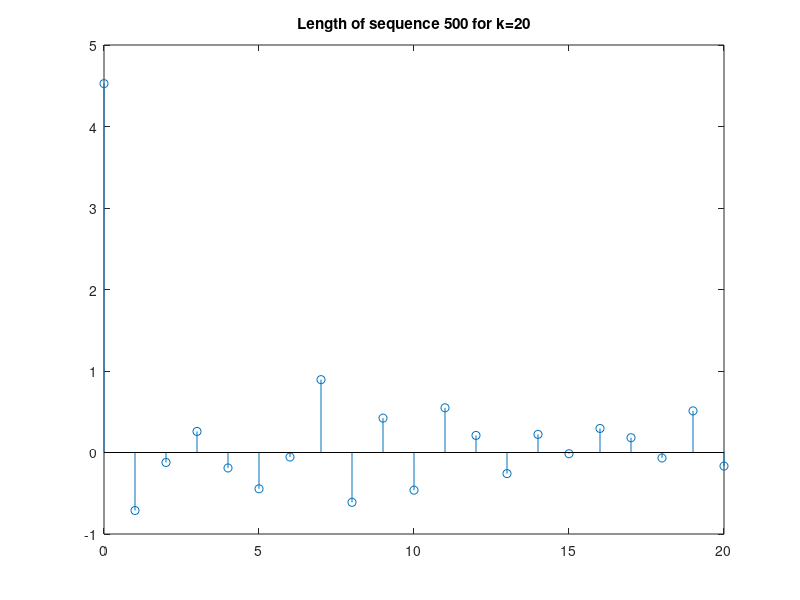
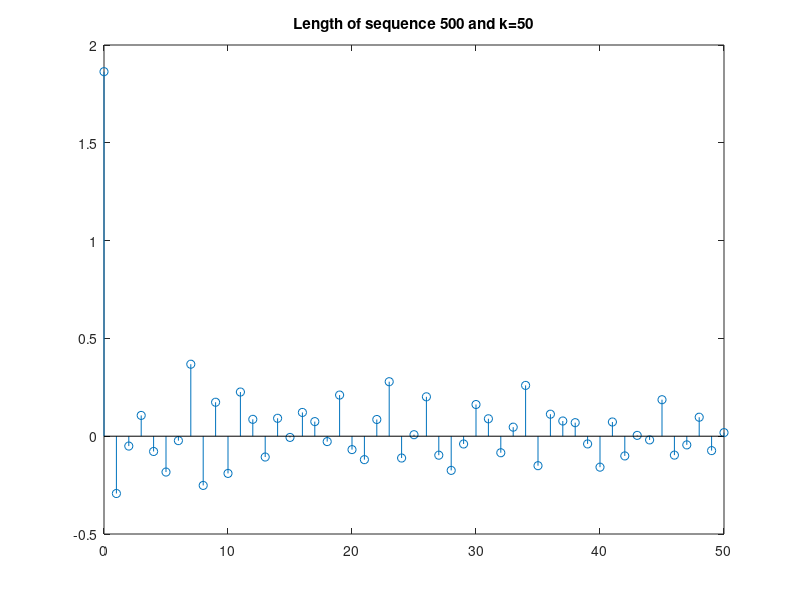

These charts were generated, in order, by the following MATLAB code:
clear all; close all; clc;
% by 0
%length(500)
y = randn(1,500); %Input white noise
window = rectwin(100);
N = 100;
n = 0;
k_lim = 21; %For length of k
for k = 1:1:k_lim
    r = 0;
    for m = 1:1:N-k+1
        r = r + y(n+m)*window(m)*y(n+m+k-1)*window(n+m+k-1);
    end
    R(k) = r;
end

R = (1/k_lim)*R;
figure();
x_axis = linspace(0,k_lim-1,k_lim);
stem(x_axis, R)
title('Length of sequence 500 for k=20');

k_lim = 51; %For length of k
for k = 1:1:k_lim
    r = 0;
    for m = 1:1:N-k+1
        r = r + y(n+m)*window(m)*y(n+m+k-1)*window(n+m+k-1);
    end
    R(k) = r;
end

R = (1/k_lim)*R;
figure();
x_axis = linspace(0,k_lim-1,k_lim);
stem(x_axis, R)
title('Length of sequence 500 and k=50');